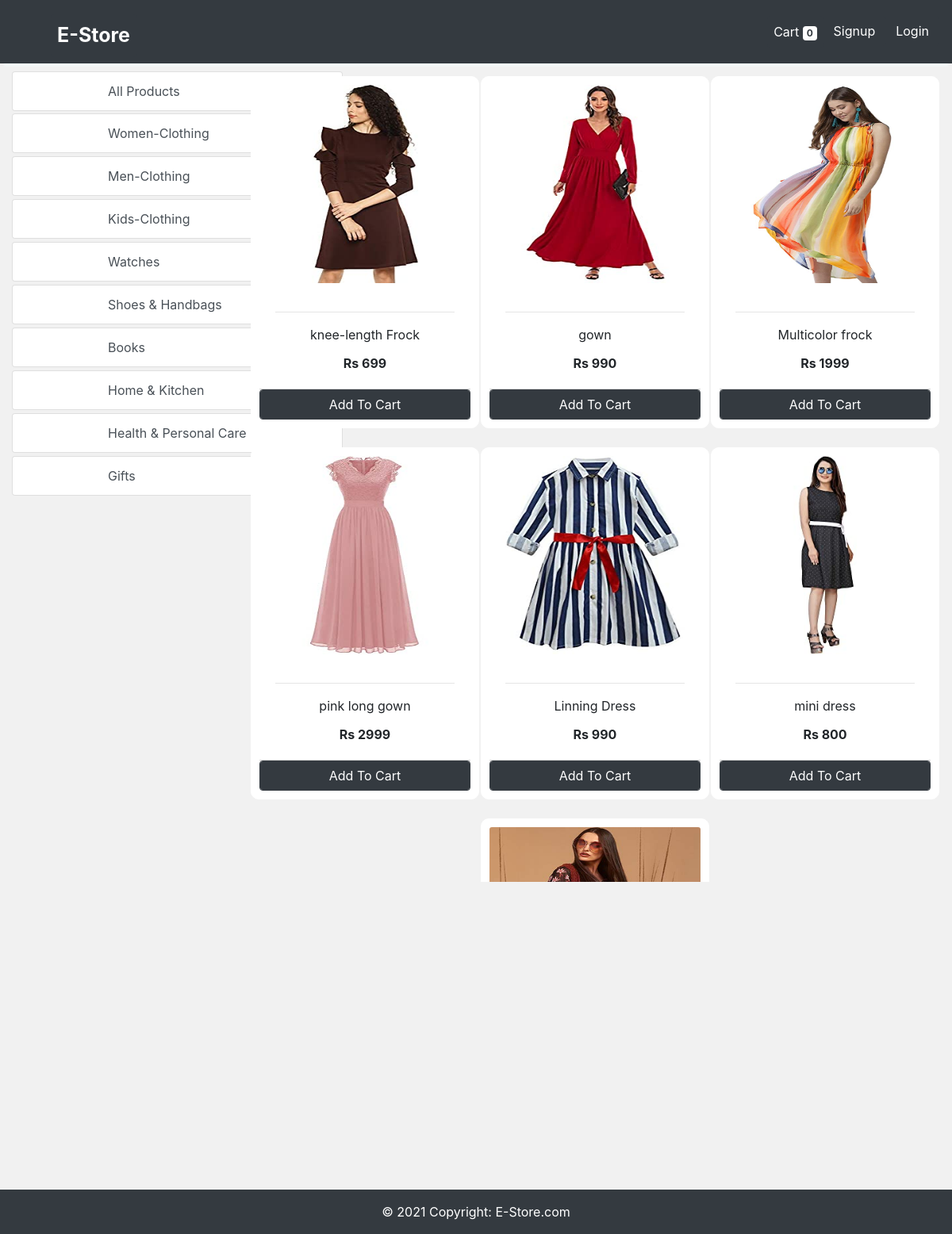
Screenshot of /store?category=22 with the database file from the repository.
### store/models/category.py (models this page shows, shortened)
class Category(models.Model):
    name= models.CharField(max_length=50)
    @staticmethod
    def get_all_categories():
        return Category.objects.all()

### store/models/product.py (models this page shows, shortened)
class Products(models.Model):
    name = models.CharField(max_length=60)
    price= models.IntegerField(default=0)
    category= models.ForeignKey(Category,on_delete=models.CASCADE,default=1 )
    description= models.CharField(max_length=250, default='', blank=True, null= True)
    image= models.ImageField(upload_to='uploads/products/')
    @staticmethod
    def get_all_products_by_categoryid(category_id):
        if category_id:
            return Products.objects.filter (category=category_id)
        else:
            return Products.get_all_products();

### store/views/home.py (the view)
# urls.py: path('' , include('store.urls')),
def store(request):
    cart = request.session.get('cart')
    if not cart:
        request.session['cart'] = {}
    products = None
    categories = Category.get_all_categories()
    categoryID = request.GET.get('category')
    if categoryID:
        products = Products.get_all_products_by_categoryid(categoryID)
    else:
        products = Products.get_all_products();
    data = {}
    data['products'] = products
    data['categories'] = categories
    print('you are : ', request.session.get('email'))
    return render(request, 'index.html', data)

### store/templatetags/cart.py (called while the page is built)
@register.filter (name='is_in_cart')
def is_in_cart(product, cart):
    keys = cart.keys ()
    for id in keys:
        if int (id) == product.id:
            return True
    return False;

### store/templatetags/custom_filter.py (called while the page is built)
@register.filter(name='currency')
def currency(number):
    return "Rs "+str(number)

### store/templates/index.html (shortened to what this page needs)
{% extends 'base.html' %}
{% block content %}
{% load cart %}
{% load custom_filter %}
<div class="container-fluid mt-3">
	<div class="row">
		<div class="col-lg-3 mx-auto">
			<div class="sticky">
				<a href="/" class="list-group-item list-group-item-action btn btn-outline-dark ">All Products</a>
				{% for category in categories %}
				<a href="/?category={{category.id}}"
					class="list-group-item list-group-item-action btn btn-outline-dark my-1">{{category.name}}</a>
				{% endfor %}
			</div>
		</div>
		<div id='products' class="col-lg-9 mx-auto">
			<div class="row mx-auto">
				{% for product in products %}
				<div class="card bg-white mx-auto mb-4" id={{product.id}} style="width: 18rem; padding: 10px; border-color: white; border-radius: 10px;">
					<img class="card-img" src="{{product.image.url}}" alt="Card image cap" style="height:250px; width:100%;">
					<div class="card-body">
						<hr>
						<p class="card-title text-center border-top-0">{{product.name}}</p>
						<p class="card-text text-center" ><b>{{product.price|currency}}</b></p>
					</div>
					<div class="card-footer p-0 no-gutters">
						{% if product|is_in_cart:request.session.cart %}
						<div class="row no-gutters">
							<form action="/#{{product.id}}" class="col-2 " method="post">
								{% csrf_token %}
								<input hidden type="text" name='product' value='{{product.id}}'>
								<input hidden type="text" name='remove' value='True'>
								<input type="submit" value=" - " class="btn btn-block btn-dark ">
							</form>
							<div class="text-center col  btn btn-dark">{{product|cart_quantity:request.session.cart}} in Cart</div>
							<form action="/#{{product.id}}" class="col-2 " method="post">
								{% csrf_token %}
								<input hidden type="text" name='product' value='{{product.id}}'>
								<input type="submit" value=" + " class="btn btn-block btn-dark border-left">
							</form>
						</div>
						{% else %}
						<form action="/#{{product.id}}" method="POST" class="btn-block btn-dark">
							<input type="submit" class="float-right btn btn-dark form-control"
								value="Add To Cart">
						</form>
						{% endif %}
					</div>
				</div>
				{% endfor %}
			</div>
		</div>
	</div>
</div>
{% endblock %}

### store/templates/base.html (style rules this page uses)
body { background-color: #f1f1f1; }
.sticky { position: -webkit-sticky; position: fixed; top: 50; padding-top: 40px; font-size: 20px; border: #f1f1f1; }
.list-group-item { padding-left: 120px; padding-right: 120px; }

### rows the page displays
Category: name "Women-Clothing"
Category: name "Men-Clothing"
Category: name "Kids-Clothing"
Category: name "Watches"
Category: name "Shoes & Handbags"
Category: name "Books"
Category: name "Home & Kitchen"
Category: name "Health & Personal Care"
Category: name "Gifts"
Products: image (picture), name "knee-length Frock", price "Rs 699"
Products: image (picture), name "gown", price "Rs 990"
Products: image (picture), name "Multicolor frock", price "Rs 1999"
Products: image (picture), name "pink long gown", price "Rs 2999"
Products: image (picture), name "Linning Dress", price "Rs 990"
Products: image (picture), name "mini dress", price "Rs 800"
Products: image (picture)

### other values shown
{{ request.session.cart.keys|length }} "0"
